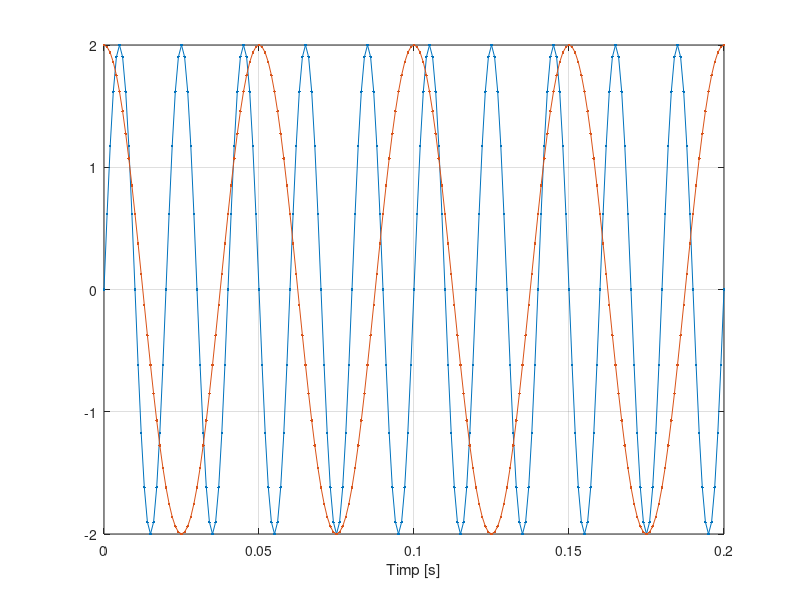

This chart was generated by the following MATLAB code:
F = 50;
t = 0:0.001:0.2;
s = 2*sin(2*pi*F*t);
plot(t,s,'.-'),xlabel('Timp [s]'),grid
%Daca pasul de variatie este de 0.01,nu sunt destule puncte pentru a fi
%reprezentata forma sinusoidala a functiei
%In schimb,daca pasul de variatie este de 0.0002,pe grafic sunt
%reprezentate mai multe puncte dar nu schimba forma de la pasul de variatie
%de 0.001

% b)Perioada nu se schimba indiferent de pasul de variatie si este 0.02 s
% Punctul C
hold on
F2 = 20;
t2 = 0:0.001:0.2;
s2 = 2*cos(2*pi*F2*t2);
plot(t2,s2,'.-')